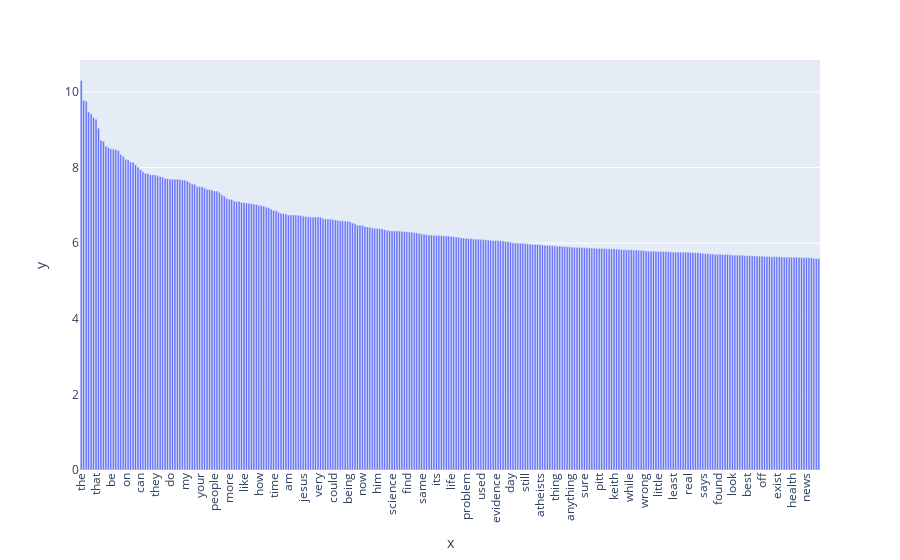

The notebook cell saved with this chart:
### Markdown cell above
### >>> **Exercise 15 (take home):** 
You can copy the code from the previous exercise and change the 'term_frequencies' variable for the 'term_frequencies_log', comment about the differences that you observe and talk about other possible insights that we can get from a log distribution.

### Code cell
# Answer here
import math

# Apply the natural logarithm to each term frequency to scale down the values
sorted_term_frequencies_log = [math.log(i) for i in sorted_term_frequencies]

# Create a bar chart for the top 300 terms, using the log-transformed frequencies
fig = px.bar(x=count_vect.get_feature_names_out()[sorted_indices][:300],
             y=sorted_term_frequencies_log[:300])
fig.update_xaxes(tickangle=-90)
fig.show()

### Figure 1 — Plotly figure (JSON) as saved in the notebook; plotly's stock layout.template omitted (floating-point values rounded to 4 significant figures; data arrays with more than 128 entries replaced by an {"elided": "..."} marker saying what was removed)
{"data": [{"alignmentgroup": "True", "hovertemplate": "x=%{x}<br>y=%{y}<extra></extra>", "legendgroup": "", "marker": {"color": "#636efa", "pattern": {"shape": ""}}, "name": "", "offsetgroup": "", "orientation": "v", "showlegend": false, "textposition": "auto", "type": "bar", "x": {"elided": "300 str values"}, "xaxis": "x", "y": {"elided": "300 float values"}, "yaxis": "y"}], "layout": {"barmode": "relative", "legend": {"tracegroupgap": 0}, "margin": {"t": 60}, "xaxis": {"anchor": "y", "domain": [0, 1], "tickangle": -90, "title": {"text": "x"}}, "yaxis": {"anchor": "x", "domain": [0, 1], "title": {"text": "y"}}}}
